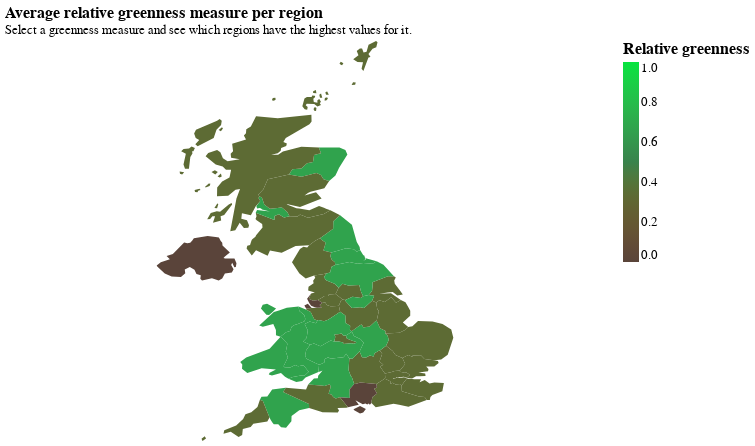

Notebook code for this chart:
### Code cell
regional_measures_plot_config

### Figure 1 — Vega-Lite specification as saved in the notebook (floating-point values rounded to 4 significant figures; data arrays with more than 128 entries replaced by an {"elided": "..."} marker saying what was removed)
{"config": {"title": {"font": "Century Gothic", "anchor": "start"}, "axis": {"labelFont": "Century Gothic", "titleFont": "Century Gothic", "gridColor": "grey", "gridDash": [1, 7], "labelFontSize": 13, "titleFontSize": 13}, "header": {"labelFont": "Century Gothic", "titleFont": "Century Gothic"}, "legend": {"labelFont": "Century Gothic", "titleFont": "Century Gothic", "labelFontSize": 13, "titleFontSize": 16}, "range": {"category": ["#FDB633", "#18A48C", "#9A1BBE", "#EB003B", "#FF6E47", "#646363", "#0F294A", "#97D9E3", "#A59BEE", "#F6A4B7", "#D2C9C0", "#000000"], "ordinal": {"scheme": ["#FDB633", "#18A48C", "#9A1BBE", "#EB003B", "#FF6E47", "#646363", "#0F294A", "#97D9E3", "#A59BEE", "#F6A4B7", "#D2C9C0", "#000000"]}}, "view": {"strokeWidth": 0}}, "data": {"name": "data-2b855c0d69bf0ea591b826a87f6f6974"}, "mark": {"type": "geoshape"}, "encoding": {"color": {"field": "value", "legend": {"title": "Relative greenness"}, "scale": {"domain": [0, 0.5, 1], "range": ["#5a443aff", "#39834cff", "#06e43eff"]}, "title": "", "type": "quantitative"}, "tooltip": [{"field": "itl_name", "title": "Region", "type": "nominal"}, {"field": "num_job_ads", "title": "Number of job adverts", "type": "quantitative"}, {"field": "greenness_score", "title": "Relative overall greenness", "type": "nominal"}, {"field": "occ_greenness", "title": "Relative occupational greenness", "type": "nominal"}, {"field": "skills_greenness", "title": "Relative skills greenness", "type": "nominal"}, {"field": "ind_greenness", "title": "Relative industry greenness", "type": "nominal"}, {"field": "top_3_green_skills_names", "title": "Top 3 green skills", "type": "nominal"}, {"field": "top_3_sics_names", "title": "Top 3 industries", "type": "nominal"}, {"field": "top_3_socs_names", "title": "Top 3 occupations", "type": "nominal"}]}, "height": 400, "params": [{"name": "param_2", "select": {"type": "point", "fields": ["variable"]}, "bind": {"input": "select", "options": ["Relative occupation greenness", "Relative industry greenness", "Relative skills greenness", "Relative overall greenness"], "name": "Regional comparison measure "}, "value": "Relative overall greenness"}], "title": {"anchor": "start", "text": "Average relative greenness measure per region", "fontSize": 16, "subtitle": "Select a greenness measure and see which regions have the highest values for it.", "subtitleFont": "Century Gothic", "subtitleFontSize": 13}, "transform": [{"filter": {"param": "param_2"}}], "width": 600, "$schema": "https://vega.github.io/schema/vega-lite/v5.15.1.json", "datasets": {"data-2b855c0d69bf0ea591b826a87f6f6974": {"elided": "148 records"}}}
